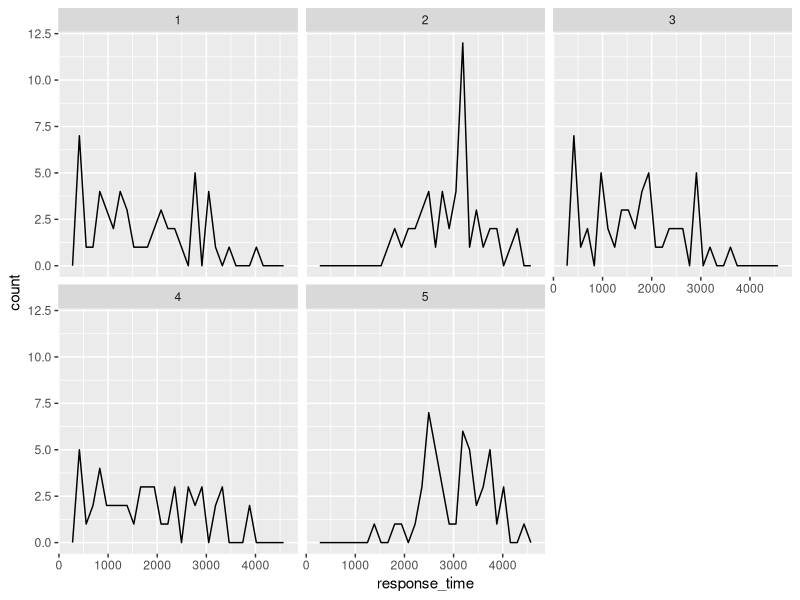
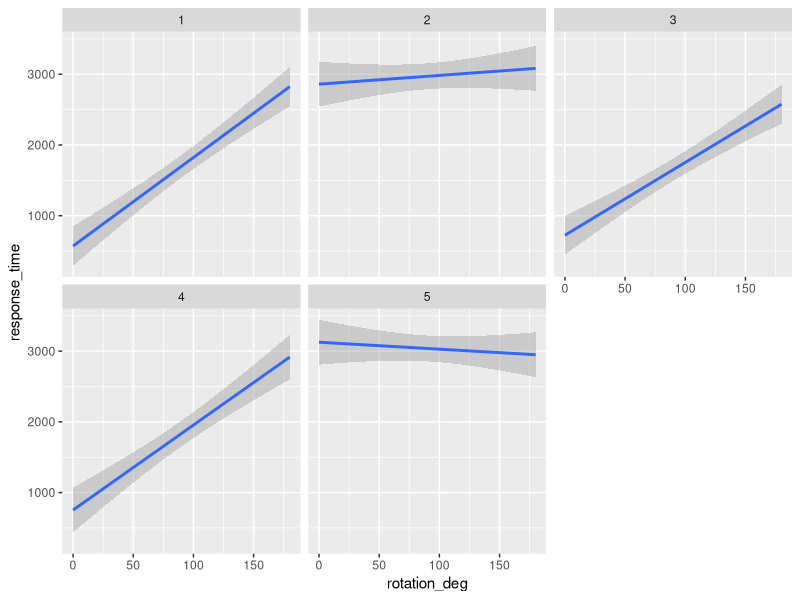

Source code (R) for these figures, in order:
## ---- chunk 1
#| warning: false

library(tidyverse)
library(ggplot2)

raw <- read_csv("mental-rotation.csv")

head(raw)


## ---- chunk 2

table <- raw %>% group_by(patient) %>% summarize(Mean = mean(response_time), SD = sd(response_time))

knitr::kable(table)

## ---- chunk 3

ggplot(raw, aes(x=response_time)) + geom_freqpoly() + facet_wrap(~patient)

## ---- chunk 4

ggplot(raw, aes(y=response_time, x=rotation_deg)) + geom_smooth(method="lm") + facet_wrap(~patient)

## ---- chunk 5

patient1 <- raw %>% filter(patient==1)
patient2 <- raw %>% filter(patient==2)
patient3 <- raw %>% filter(patient==3)
patient4 <- raw %>% filter(patient==4)
patient5 <- raw %>% filter(patient==5)

summary(lm(response_time ~ rotation_deg, data=patient1))
summary(lm(response_time ~ rotation_deg, data=patient2))
summary(lm(response_time ~ rotation_deg, data=patient3))
summary(lm(response_time ~ rotation_deg, data=patient4))
summary(lm(response_time ~ rotation_deg, data=patient5))
